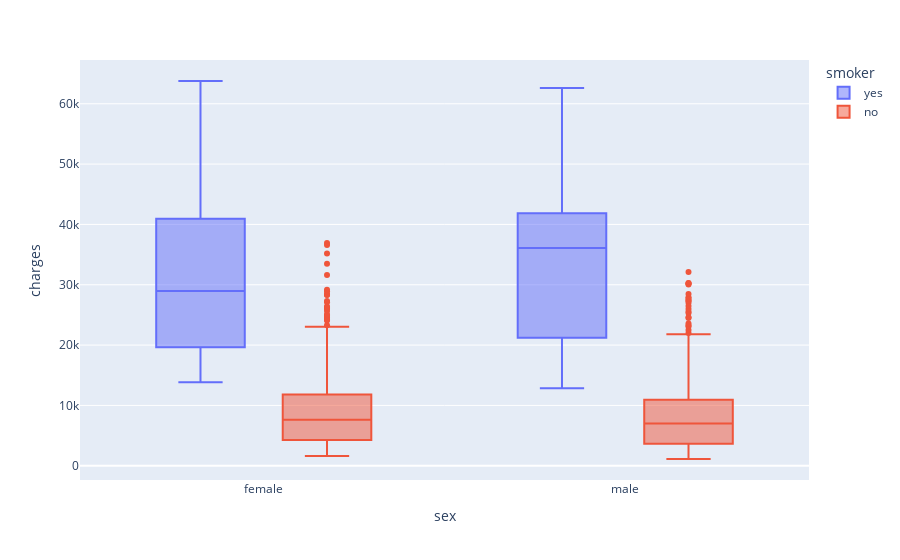

This figure's notebook cell:
### Markdown cell above
*1.**Inferernce:** Distribution seems to be normal for the age feature in dataset except that there is twice the number in 18-19 age group.*

### Code cell
fig = px.box(data, x="sex", y="charges", color="smoker")
fig.show()

### Figure 1 — Plotly figure (JSON) as saved in the notebook; plotly's stock layout.template omitted (floating-point values rounded to 4 significant figures; data arrays with more than 128 entries replaced by an {"elided": "..."} marker saying what was removed)
{"data": [{"alignmentgroup": "True", "hovertemplate": "smoker=yes<br>sex=%{x}<br>charges=%{y}<extra></extra>", "legendgroup": "yes", "marker": {"color": "#636efa"}, "name": "yes", "notched": false, "offsetgroup": "yes", "orientation": "v", "showlegend": true, "type": "box", "x": {"elided": "274 str values"}, "x0": " ", "xaxis": "x", "y": {"elided": "274 float values"}, "y0": " ", "yaxis": "y"}, {"alignmentgroup": "True", "hovertemplate": "smoker=no<br>sex=%{x}<br>charges=%{y}<extra></extra>", "legendgroup": "no", "marker": {"color": "#EF553B"}, "name": "no", "notched": false, "offsetgroup": "no", "orientation": "v", "showlegend": true, "type": "box", "x": {"elided": "1064 str values"}, "x0": " ", "xaxis": "x", "y": {"elided": "1064 float values"}, "y0": " ", "yaxis": "y"}], "layout": {"boxmode": "group", "legend": {"title": {"text": "smoker"}, "tracegroupgap": 0}, "margin": {"t": 60}, "xaxis": {"anchor": "y", "domain": [0, 1], "title": {"text": "sex"}}, "yaxis": {"anchor": "x", "domain": [0, 1], "title": {"text": "charges"}}}}
